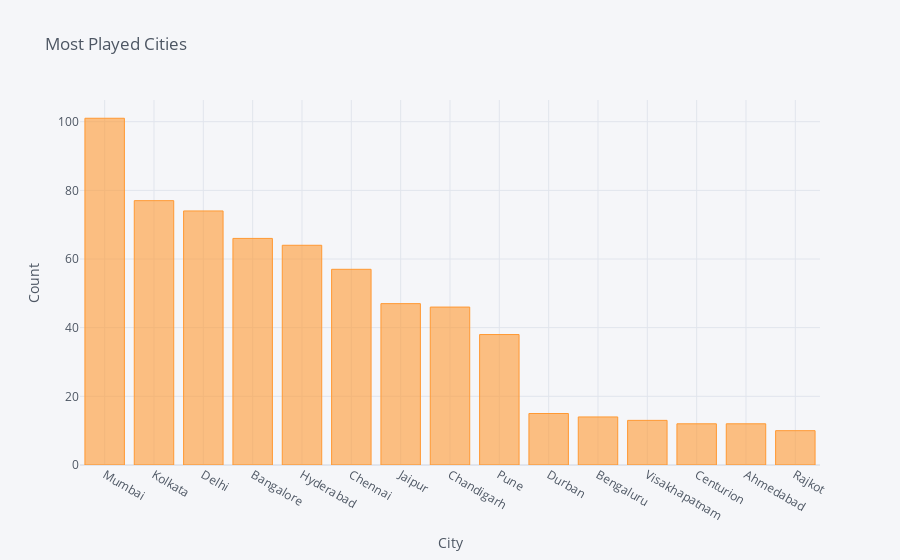

Notebook source saved alongside this figure:
### Code cell
city.iplot(kind="bar",xTitle="City",yTitle="Count",title="Most Played Cities")

### Figure 1 — Plotly figure (JSON) as saved in the notebook; plotly's stock layout.template omitted (floating-point values rounded to 4 significant figures)
{"data": [{"marker": {"color": "rgba(255, 153, 51, 0.6)", "line": {"color": "rgba(255, 153, 51, 1.0)", "width": 1}}, "name": "city", "orientation": "v", "text": "", "x": ["Mumbai", "Kolkata", "Delhi", "Bangalore", "Hyderabad", "Chennai", "Jaipur", "Chandigarh", "Pune", "Durban", "Bengaluru", "Visakhapatnam", "Centurion", "Ahmedabad", "Rajkot"], "y": [101, 77, 74, 66, 64, 57, 47, 46, 38, 15, 14, 13, 12, 12, 10], "type": "bar"}], "layout": {"legend": {"bgcolor": "#F5F6F9", "font": {"color": "#4D5663"}}, "paper_bgcolor": "#F5F6F9", "plot_bgcolor": "#F5F6F9", "title": {"font": {"color": "#4D5663"}, "text": "Most Played Cities"}, "xaxis": {"gridcolor": "#E1E5ED", "showgrid": true, "tickfont": {"color": "#4D5663"}, "title": {"font": {"color": "#4D5663"}, "text": "City"}, "zerolinecolor": "#E1E5ED"}, "yaxis": {"gridcolor": "#E1E5ED", "showgrid": true, "tickfont": {"color": "#4D5663"}, "title": {"font": {"color": "#4D5663"}, "text": "Count"}, "zerolinecolor": "#E1E5ED"}}}
